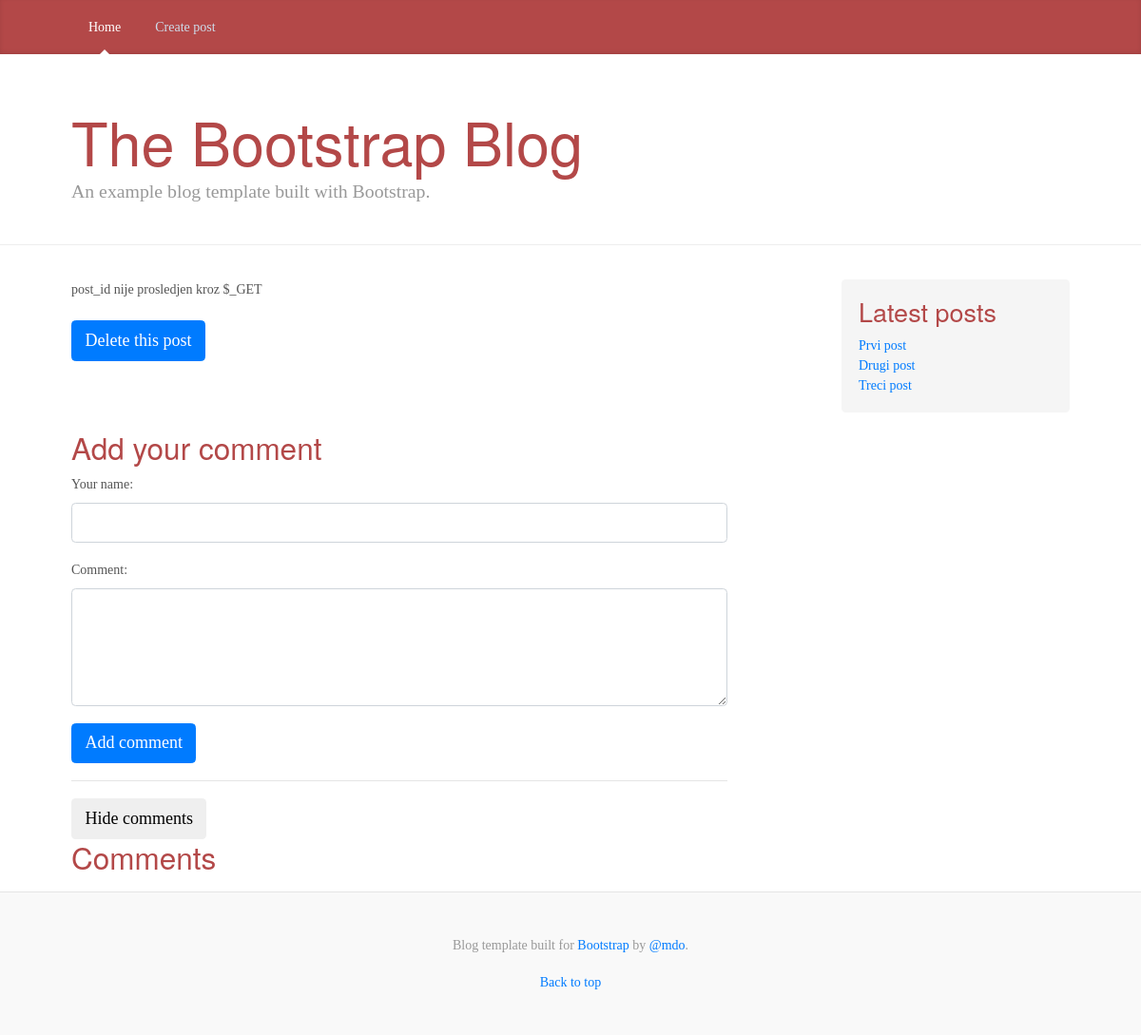
The page /single-post.php on the database its author committed.
### tables this page shows
create table posts (id int auto_increment, title varchar(255) NOT NULL, body text NOT NULL, author int NOT NULL, created_at date NOT NULL, PRIMARY KEY(id), FOREIGN KEY(author) references users(id));

### db.php (called while the page is built, shortened)
<?php
function getData($sql, $connection, $fetchAll = false)
{
    $statement = $connection->prepare($sql);
    $statement->execute();
    $statement->setFetchMode(PDO::FETCH_ASSOC);
    return $fetchAll ? $statement->fetchAll() : $statement->fetch();
}
?>

### single-post.php (the view, shortened to what this page needs)
<?php include('db.php') ?>
<?php include('header.php') ?>
<main role="main" class="container">
    <div class="row">
        <div class="col-sm-8 blog-main">
            <?php
            if (isset($_GET['post_id'])) {
                $sql1 = "SELECT p.*, users.id as userID, users.first_name, users.last_name FROM posts p inner join users on p.author = users.id WHERE p.id = {$_GET['post_id']}";
                $post = getData($sql1, $connection, $fetchAll = false);
                $sql2 = "SELECT * FROM comments c WHERE c.post_id = {$_GET['post_id']}";
                $comments = getData($sql2, $connection, $fetchAll = true);
                ?>
                <?php
            } else {
                echo ('post_id nije prosledjen kroz $_GET');
            }
            ?>
            <div class="blog-post">
                <button class="btn btn-primary" onclick="confirmDelete()">Delete this post</button>
            </div>
            <?php include('comments.php') ?>
        </div>
        <?php include('sidebar.php') ?>
    </div>
</main>
<?php include('footer.php') ?>

### sidebar.php
<?php
$sql4 = "SELECT * FROM posts ORDER BY created_at DESC LIMIT 3";
$posts5 = getData($sql4, $connection, $fetchAll = true);
?>
<aside class="col-sm-3 ml-sm-auto blog-sidebar">
    <div class="sidebar-module sidebar-module-inset">
        <h4>Latest posts</h4>
        <ol class="list-unstyled">
        <?php foreach ($posts5 as $post) { ?>
                <li>
                    <a href="single-post.php?post_id=<?php echo ($post['id']) ?>">
                        <?= $post['title'] ?>
                    </a>
                </li>
            <?php } ?>
        </ol>
    </div>
</aside>

### styles/blog.css (style rules this page uses)
@media (min-width: 48em) { html { font-size: 18px; } }
body { font-family: Georgia, "Times New Roman", Times, serif; color: #555; }
h1, .h1, h2, .h2, h3, .h3, h4, .h4, h5, .h5, h6, .h6 { font-family: "Helvetica Neue", Helvetica, Arial, sans-serif; font-weight: 400; color: #333; }
.container { max-width: 60rem; }
.sidebar-module { padding: 1rem; }
.sidebar-module-inset { padding: 1rem; background-color: #f5f5f5; border-radius: .25rem; }
.sidebar-module-inset p:last-child, .sidebar-module-inset ul:last-child, .sidebar-module-inset ol:last-child { margin-bottom: 0; }
.blog-post { margin-bottom: 4rem; }

### styles/styles.css (style rules this page uses)
* { font-size: 14px; }
h1, h2, h3, h4, h5, h6, h7 { color: #b34848; }

### rows shown on the page
posts: title "Prvi post"
posts: title "Drugi post"
posts: title "Treci post"
